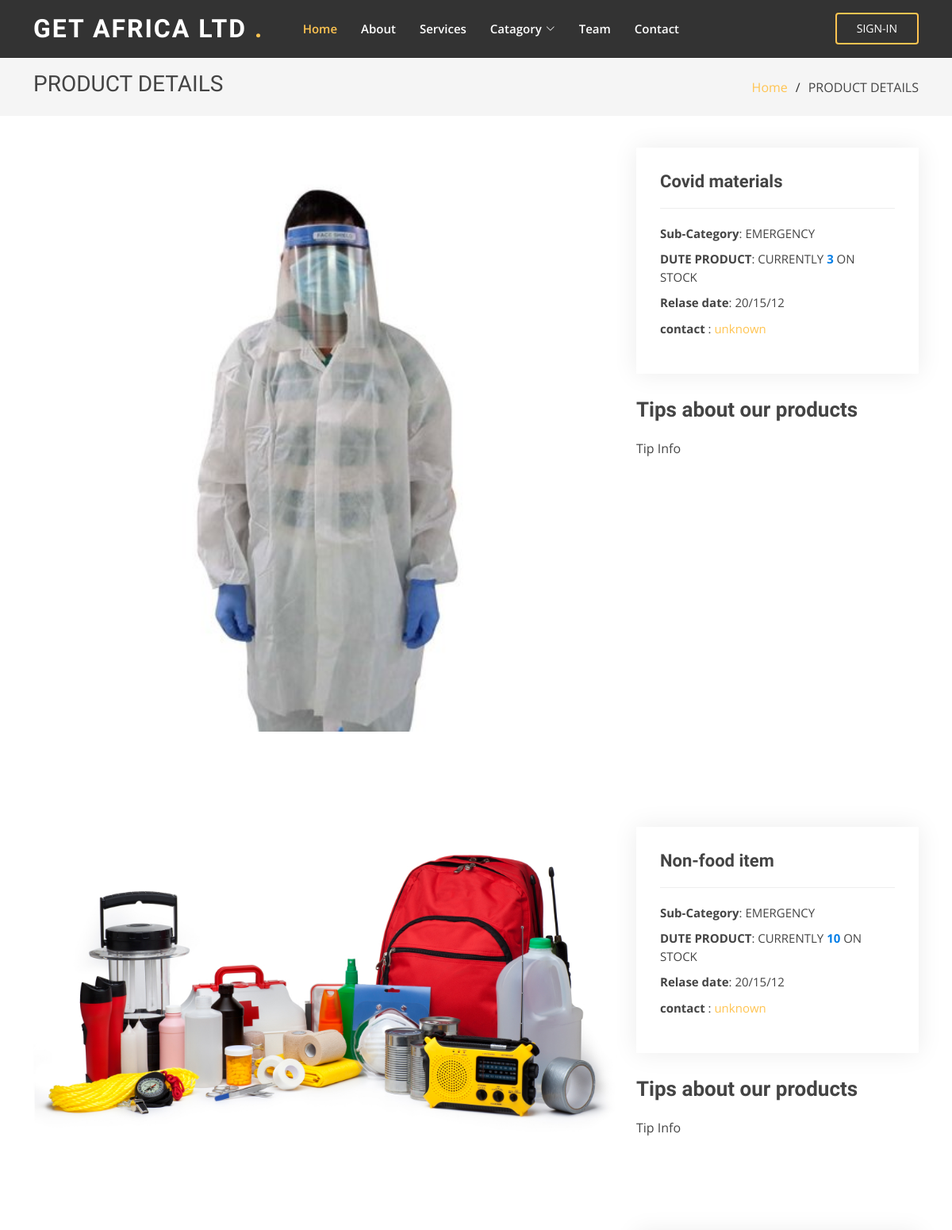
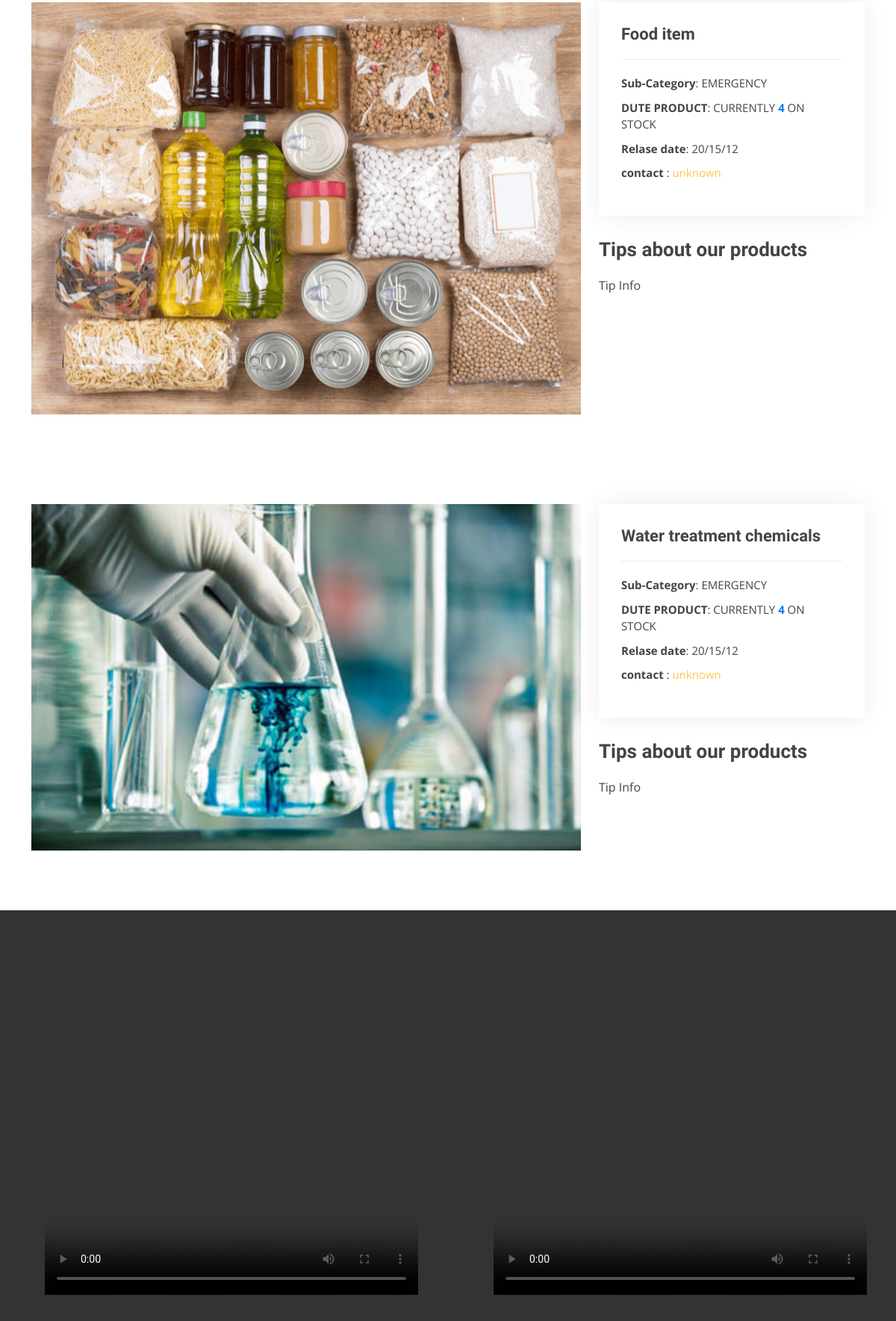
The page /catagory-detail/2 (upper part) on the database its author committed (2 pictures, top to bottom).
### front_app/models.py (models this page shows, shortened)
class Product(models.Model):
    title = models.CharField(max_length=200)
    description = models.TextField(max_length=750, null=True, blank=True)
    catagory = models.ForeignKey(Catagory, on_delete=models.SET_NULL, null=True)
    icon = models.ImageField(null=True, blank=True)
    price = models.DecimalField(max_digits=7, decimal_places=2)
    countInStock = models.IntegerField(null=True, blank=True, default=0)
    createAt = models.DateTimeField(auto_now_add=True)
    contact = models.CharField(max_length=250)
    relase_date = models.DateTimeField(auto_now_add=True)
    tip = models.TextField(null=True, blank=True)

class Catagory(models.Model):
    title = models.CharField(max_length=200)
    image = models.ImageField(null=True, blank=True)
    description = models.TextField(null=True, blank=True)

### opal_app/views.py (the view)
# urls.py: path('catagory-detail/<str:pk>', views.catagory_detail, name='catagory-detail'),
def catagory_detail(request, pk):
    catagories = Catagory.objects.all()
    service_list = Service.objects.all()
    catagory = Catagory.objects.get(pk=pk)
    product_list = Product.objects.filter(catagory=catagory)
    print(product_list[0].productimage_set.all())
    context_data = {
        'catagory_list': catagories,
        'service_list': service_list,
        'product_list': product_list
    }
    return render(request, "front_app/product-detail.html", context=context_data)

### front_app/templates/front_app/product-detail.html (shortened to what this page needs)
{% extends 'front_app/base.html' %}
{% load static %}
{% block body_content %}
<main id="main">
  <section id="breadcrumbs" class="breadcrumbs">
    <div class="container">
      <div class="d-flex justify-content-between align-items-center">
        <h2>PRODUCT DETAILS</h2>
        <ol>
          <li><a href="/">Home</a></li>
          <li>PRODUCT DETAILS</li>
        </ol>
      </div>
    </div>
  </section>
  {% for product in product_list %}
    <section id="portfolio-details" class="portfolio-details">
      <secton id="first" clasee="first">
      <div class="container">
        <div class="row gy-4">
          <div class="col-lg-8">
            <div class="portfolio-details-slider swiper">
              <div class="swiper-wrapper align-items-center">
                {% if product.icon %}
                  <div class="swiper-slide">
                    <img src="{{ product.icon.url }}" alt="">
                  </div>
                {% endif %}
              </div>
            </div>
          </div>
          <div  class="col-lg-4">
            <div class="portfolio-info">
              <h3>{{ product.title }}</h3>
              <ul>
                <li><strong>Sub-Category</strong>: {{ product.catagory.title }}</li>
                <li><strong>DUTE PRODUCT</strong>: CURRENTLY <b style="color: #057fe7;">{{ product.countInStock }}</b> ON STOCK </li>
                <li><strong>Relase date</strong>: 20/15/12</li>
                <li><strong>contact </strong>: <a href="#">{{ product.contact }} </a></li>
              </ul>
            </div>
            <div class="portfolio-description">
              <h2>Tips about our products </h2>
              <p>
                {{ product.tip }}
              </p>
            </div>
          </div>
        </div>
      </div>
    </secton>
    </section>
  {% endfor %}
</main>
   <header id="header">
<div id="ch">
<pre>
<video src="{% static 'assets/img/ch.mp4' %}"  width="500" height="500 " controls=""> </video>            <video src="assets/img/ch.mp4"  width="500" height="500 " controls=""> </video></pre>
</div>
</header>
{% endblock body_content %}

### static/assets/css/style.css (style rules this page uses)
body { font-family: "Open Sans", sans-serif; color: #444444; }
a { color: #ffc451; text-decoration: none; }
h1, h2, h3, h4, h5, h6 { font-family: "Raleway", sans-serif; }
#header { transition: all 0.5s; z-index: 997; padding: 15px 0; background: rgba(0, 0, 0, 0.8); }
section { padding: 60px 0; overflow: hidden; }
.portfolio-details { padding-top: 40px; }
.portfolio-details .portfolio-details-slider img { width: 100%; }
.portfolio-details .portfolio-info { padding: 30px; box-shadow: 0px 0 30px rgba(21, 21, 21, 0.08); }
.portfolio-details .portfolio-info h3 { font-size: 22px; font-weight: 700; margin-bottom: 20px; padding-bottom: 20px; border-bottom: 1px solid #eee; }
.portfolio-details .portfolio-info ul { list-style: none; padding: 0; font-size: 15px; }
.portfolio-details .portfolio-info ul li + li { margin-top: 10px; }
.portfolio-details .portfolio-description { padding-top: 30px; }
.portfolio-details .portfolio-description h2 { font-size: 26px; font-weight: 700; margin-bottom: 20px; }
.portfolio-details .portfolio-description p { padding: 0; }
.breadcrumbs { padding: 15px 0; background: whitesmoke; min-height: 40px; margin-top: 74px; }
.breadcrumbs h2 { font-size: 28px; font-weight: 400; }
.breadcrumbs ol { display: flex; flex-wrap: wrap; list-style: none; padding: 0; margin: 0; }
.breadcrumbs ol li + li { padding-left: 10px; }
.breadcrumbs ol li + li::before { display: inline-block; padding-right: 10px; color: #2f2f2f; content: "/"; }

### front_app/templates/front_app/product-detail.html (style rules this page uses)
#header { background-color: rgba(0,0,0, 0.6); }
#ch { width:20; height:5; align-content:center ; align-items: center; margin-left:5%; }

### rows shown on the page
Product: icon (picture), title "Covid materials", catagory "EMERGENCY", countInStock "3", contact "unknown", tip "Tip Info"
Product: icon (picture), title "Non-food item", catagory "EMERGENCY", countInStock "10", contact "unknown", tip "Tip Info"
Product: icon (picture), title "Food item", catagory "EMERGENCY", countInStock "4", contact "unknown", tip "Tip Info"
Product: icon (picture), title "Water treatment chemicals", catagory "EMERGENCY", countInStock "4", contact "unknown", tip "Tip Info"
